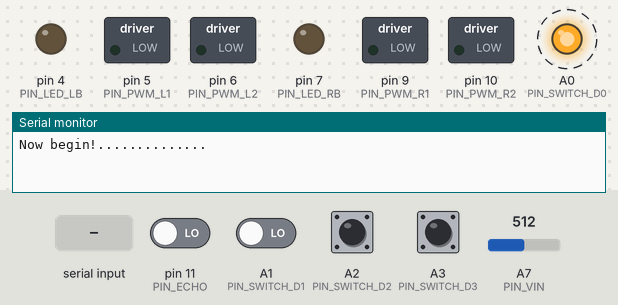
Simulated run of this sketch. Board: Arduino Nano, built with avr-gcc and run on an emulated ATmega328P. Parts: switched loads named in the sketch (green lamp = pin HIGH), output pins drawn as LEDs (lit = HIGH), the last lines printed to the serial monitor. Dashed ring = blinking. Inputs (shaded band) come from the test bench; at power-on: A1 (PIN_SWITCH_D1), A2 (PIN_SWITCH_D2), A3 (PIN_SWITCH_D3), pin 11 (PIN_ECHO) LOW, A7 (PIN_VIN) = 512. Pins used as bus, display or sensor lines are not drawn.

Above: at 5.7 s.
5.8 s: A1 (PIN_SWITCH_D1) driven LOW
8.0 s: "i90," received over Serial
At 9.25 s:
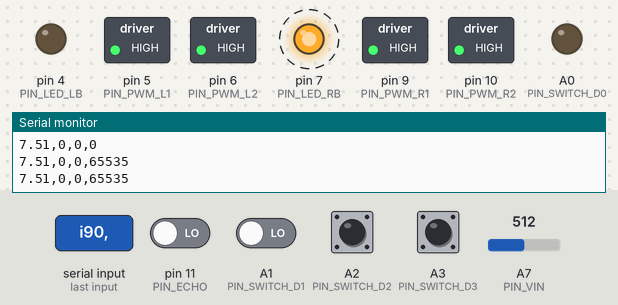
11.0 s: A2 (PIN_SWITCH_D2) pulled HIGH for 0.15 s
At 11.1 s:
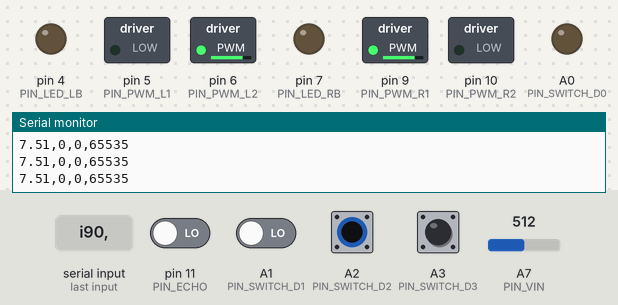
14.0 s: A3 (PIN_SWITCH_D3) pulled HIGH for 0.15 s
At 14.1 s:
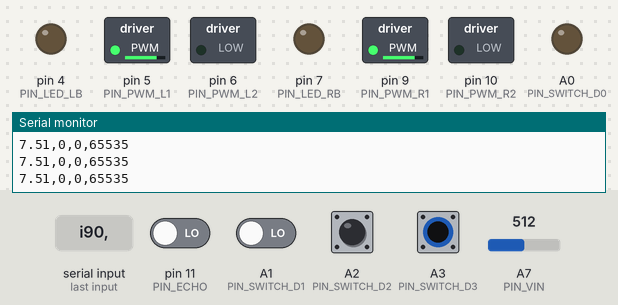
17.0 s: "c90," received over Serial
At 18.25 s:
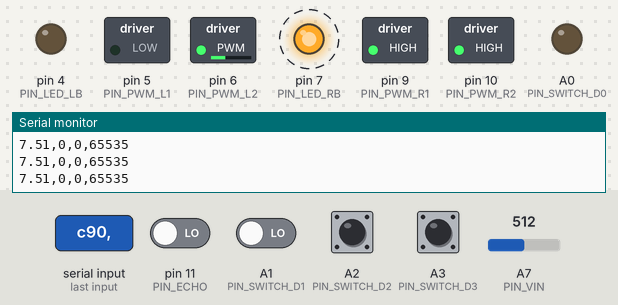
Timing chart, 0 to 21.0 s (numbered marks = the images above; inputs shaded):
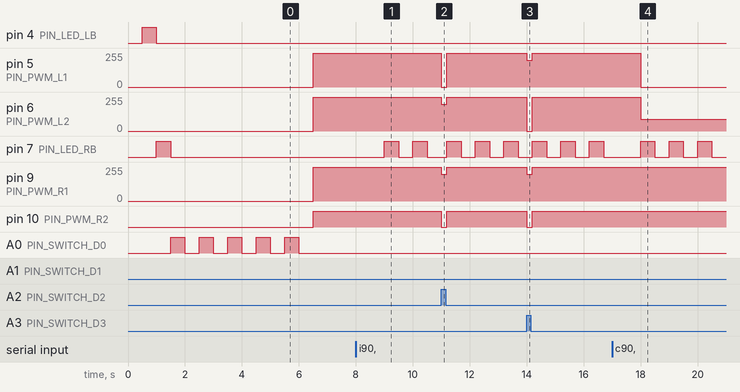

The sketch:

OpenBot_v2.ino
```cpp
//------------------------------------------------------//
// DEFINITIONS
//------------------------------------------------------//

// DO NOT CHANGE!
#define DIY 0
#define PCB_V1 1
#define PCB_V2 2

//------------------------------------------------------//
//SETTINGS
//------------------------------------------------------//

// 设置开关，当手机&电机电源都打开后，需要激活此开关才能开始
#define SWITCH 1

// Setup the OpenBot version (DIY,PCB_V1,PCB_V2)
#define OPENBOT DIY

// Enable/Disable voltage divider (1,0)
#define HAS_VOLTAGE_DIVIDER 1

// Enable/Disable indicators (1,0)
#define HAS_INDICATORS 1

// Enable/Disable speed sensors (1,0)
#define HAS_SPEED_SENSORS 1

// Enable/Disable sonar (1,0)
#define HAS_SONAR 1

// Enable/Disable median filter for sonar measurements (1,0)
#define USE_MEDIAN 1

// Enable/Disable OLED (1,0)
#define HAS_OLED 0

// Enable/Disable no phone mode (1,0)
// In no phone mode:
// - the motors will turn at 75% speed
// - the speed will be reduced if an obstacle is detected by the sonar sensor
// - the car will turn, if an obstacle is detected within STOP_THRESHOLD
// WARNING: If the sonar sensor is not setup, the car will go full speed forward!
#define NO_PHONE_MODE 0

//------------------------------------------------------//
// PINOUT
//------------------------------------------------------//

//Setup the pin definitions
#if (OPENBOT == DIY)
  #define PIN_PWM_L1 5
  #define PIN_PWM_L2 6
  #define PIN_PWM_R1 9
  #define PIN_PWM_R2 10
  #define PIN_SPEED_L 2
  #define PIN_SPEED_R 3
  #define PIN_VIN A7
  #define PIN_TRIGGER 12
  #define PIN_ECHO 11
  #define PIN_LED_LB 4
  #define PIN_LED_RB 7
#elif (OPENBOT == PCB_V1)
  #define PIN_PWM_L1 9
  #define PIN_PWM_L2 10
  #define PIN_PWM_R1 5
  #define PIN_PWM_R2 6
  #define PIN_SPEED_L 2
  #define PIN_SPEED_R 4
  #define PIN_VIN A7
  #define PIN_TRIGGER 3
  #define PIN_ECHO 3
  #define PIN_LED_LB 7
  #define PIN_LED_RB 8
#elif (OPENBOT == PCB_V2)
  #define PIN_PWM_L1 9
  #define PIN_PWM_L2 10
  #define PIN_PWM_R1 5
  #define PIN_PWM_R2 6
  #define PIN_SPEED_L 2
  #define PIN_SPEED_R 3
  #define PIN_VIN A7
  #define PIN_TRIGGER 4
  #define PIN_ECHO 4
  #define PIN_LED_LB 7
  #define PIN_LED_RB 8
#endif

//------------------------------------------------------//
// INITIALIZATION
//------------------------------------------------------//

#include <limits.h>
const unsigned int STOP_THRESHOLD = 12; //cm

#if SWITCH
  bool flag=1;
  #define PIN_SWITCH_D0 A0
  #define PIN_SWITCH_D1 A1
  #define PIN_SWITCH_D2 A2
  #define PIN_SWITCH_D3 A3
#endif

#if NO_PHONE_MODE
  int turn_direction = 0; // right
  const unsigned long TURN_DIRECTION_INTERVAL = 2000; // How frequently to change turn direction (ms).
  unsigned long turn_direction_timeout = 0;   // After timeout (ms), random turn direction is updated.
#endif

#if HAS_SPEED_SENSORS or HAS_SONAR
  #include <PinChangeInterrupt.h>
#endif

#if HAS_SONAR
  //Sonar sensor
  const float US_TO_CM = 0.01715; //cm/uS -> (343 * 100 / 1000000) / 2;
  const unsigned long PING_INTERVAL = 100; // How frequently to send out a ping (ms).
  unsigned long ping_timeout = 0;   // After timeout (ms), distance is set to maximum.
  volatile unsigned long start_time = 0; // Time when sending sonar pulse was sent
  volatile unsigned long echo_time = 0; // Time taken to receive echo
  unsigned int distance = UINT_MAX; //cm      65535 UINT_MAX
  unsigned int distance_estimate = UINT_MAX; //cm
  #if USE_MEDIAN
    const unsigned int distance_array_sz = 3;
    unsigned int distance_array[distance_array_sz]={};
    unsigned int distance_counter = 0;
  #endif
#else
  unsigned int distance_estimate = UINT_MAX; //cm
#endif

#if HAS_OLED
  #include <SPI.h>
  #include <Wire.h>
  #include <Adafruit_GFX.h>
  #include <Adafruit_SSD1306.h>

  const int OLED_RESET = -1; // not used
  Adafruit_SSD1306 display(OLED_RESET);

  // OLED Display SSD1306
  const unsigned int SCREEN_WIDTH = 128; // OLED display width, in pixels
  const unsigned int SCREEN_HEIGHT = 32; // OLED display height, in pixels
#endif

#if HAS_VOLTAGE_DIVIDER
  const unsigned int ADC_MAX = 1023;
  const unsigned int VREF = 5;
  //The voltage divider factor is computed as (R1+R2)/R2
  #if (OPENBOT == PCB_V1)
    const float VOLTAGE_DIVIDER_FACTOR = (100+33)/33;
  #else //DIY and PCB_V2
    const float VOLTAGE_DIVIDER_FACTOR = (20+10)/10;
  #endif
#endif

//Vehicle Control
int ctrl_left = 0;
int ctrl_right = 0;

//Voltage measurement
const unsigned int VIN_ARR_SZ = 10;
unsigned int vin_counter = 0;
unsigned int vin_array[VIN_ARR_SZ]={0};

//Speed sensor
const unsigned int DISK_HOLES = 20;
volatile int counter_left = 0;
volatile int counter_right = 0;

//Indicator Signal
const unsigned long INDICATOR_INTERVAL = 500; //Blinking rate of the indicator signal (ms).
unsigned long indicator_timeout = 0;
int indicator_val = 0;

//Serial communication
const unsigned long SEND_INTERVAL = 1000; // How frequently vehicle data is sent (ms).
unsigned long send_timeout = 0;
String inString = "";

//------------------------------------------------------//
// SETUP
//------------------------------------------------------//

void setup()
{
  //Outputs
  pinMode(PIN_PWM_L1,OUTPUT);
  pinMode(PIN_PWM_L2,OUTPUT);
  pinMode(PIN_PWM_R1,OUTPUT);
  pinMode(PIN_PWM_R2,OUTPUT);
  pinMode(PIN_LED_LB,OUTPUT);
  pinMode(PIN_LED_RB,OUTPUT);

  //Inputs
  pinMode(PIN_VIN,INPUT);
  pinMode(PIN_SPEED_L,INPUT);
  pinMode(PIN_SPEED_R,INPUT);
  pinMode(PIN_SWITCH_D0,INPUT);
  pinMode(PIN_SWITCH_D1,INPUT);
  pinMode(PIN_SWITCH_D2,INPUT);
  pinMode(PIN_SWITCH_D3,INPUT);

  Serial.begin(115200,SERIAL_8N1); //8 data bits, no parity, 1 stop bit
  send_timeout = millis() + SEND_INTERVAL; //wait for one interval to get readings

  #if HAS_SPEED_SENSORS
    attachPinChangeInterrupt(digitalPinToPinChangeInterrupt(PIN_SPEED_L), update_speed_left, FALLING);
    attachPinChangeInterrupt(digitalPinToPinChangeInterrupt(PIN_SPEED_R), update_speed_right, FALLING);
  #endif

  //Initialize with the I2C addr 0x3C
  #if HAS_OLED
    display.begin(SSD1306_SWITCHCAPVCC, 0x3C);
  #endif

  //Test sequence for indicator LEDs
  #if HAS_INDICATORS
    digitalWrite(PIN_LED_LB,LOW);
    digitalWrite(PIN_LED_RB,LOW);
    delay(500);
    digitalWrite(PIN_LED_LB,HIGH);
    delay(500);
    digitalWrite(PIN_LED_LB,LOW);
    digitalWrite(PIN_LED_RB,HIGH);
    delay(500);
    digitalWrite(PIN_LED_RB,LOW);
  #endif

  Serial.println("Now begin!..............");
}

//------------------------------------------------------//
// MAIN LOOP
//------------------------------------------------------//

void loop() {
  #if SWITCH
    if(flag==1){
      while(digitalRead(PIN_SWITCH_D0)==0){//如果开关不启动，则不执行下方功能
//        Serial.println("Wait for switch!");delay(1);
      }
      flag=0;//结束该功能
      pinMode(PIN_SWITCH_D0,1);
      for(int i=0;i<5;i++){
        digitalWrite(PIN_SWITCH_D0,1);delay(500);
        digitalWrite(PIN_SWITCH_D0,0);delay(500);
      }
    }
    if(digitalRead(PIN_SWITCH_D1)==1){
      analogWrite(PIN_PWM_L1,200);
      analogWrite(PIN_PWM_L2,0);
      analogWrite(PIN_PWM_R1,0);
      analogWrite(PIN_PWM_R2,200);

      delay(200);

      analogWrite(PIN_PWM_L1,0);
      analogWrite(PIN_PWM_L2,0);
      analogWrite(PIN_PWM_R1,0);
      analogWrite(PIN_PWM_R2,0);
    }
    if(digitalRead(PIN_SWITCH_D2)==1){
      analogWrite(PIN_PWM_L1,0);
      analogWrite(PIN_PWM_L2,200);
      analogWrite(PIN_PWM_R1,200);
      analogWrite(PIN_PWM_R2,0);

      delay(200);

      analogWrite(PIN_PWM_L1,0);
      analogWrite(PIN_PWM_L2,0);
      analogWrite(PIN_PWM_R1,0);
      analogWrite(PIN_PWM_R2,0);
    }
    if(digitalRead(PIN_SWITCH_D3)==1){
      analogWrite(PIN_PWM_L1,200);
      analogWrite(PIN_PWM_L2,0);
      analogWrite(PIN_PWM_R1,200);
      analogWrite(PIN_PWM_R2,0);

      delay(200);

      analogWrite(PIN_PWM_L1,0);
      analogWrite(PIN_PWM_L2,0);
      analogWrite(PIN_PWM_R1,0);
      analogWrite(PIN_PWM_R2,0);
    }
  #endif

  #if HAS_VOLTAGE_DIVIDER
    //Measure voltage
    vin_array[vin_counter%VIN_ARR_SZ] = analogRead(PIN_VIN);
    vin_counter++;
  #endif

  #if HAS_SONAR
    //Measure distance every PING_INTERVAL
    if (millis() >= ping_timeout) {
      ping_timeout = ping_timeout + PING_INTERVAL;
      if (echo_time == 0) { //No echo received
        distance = UINT_MAX;
      }
      else
      {
        distance = echo_time * US_TO_CM;
      }
      #if USE_MEDIAN
        distance_array[distance_counter%distance_array_sz] = distance;
        distance_counter++;
        distance_estimate = get_median(distance_array, distance_array_sz);
      #else
        distance_estimate = distance;
      #endif
      send_ping();  //超声波测距，不用库，相当于重写，还用了模拟中断，嗯，
    }
  #endif

  // Send vehicle measurments to serial every SEND_INTERVAL
  if (millis() >= send_timeout) {
    send_vehicle_data();
    send_timeout = millis() + SEND_INTERVAL;
  }

  #if HAS_INDICATORS
    // Check indicator signal every INDICATOR_INTERVAL
    if (millis() >= indicator_timeout) {
      update_indicators();
      indicator_timeout = millis() + INDICATOR_INTERVAL;
    }
  #endif

  #if (NO_PHONE_MODE)
    if (millis() > turn_direction_timeout)
    {
      turn_direction_timeout = millis() + TURN_DIRECTION_INTERVAL;
      turn_direction = random(2); //Generate random number in the range [0,1]
    }
    // drive forward
    if (distance_estimate > 4*STOP_THRESHOLD) {
      ctrl_left = distance_estimate;
      ctrl_right = ctrl_left;
      digitalWrite(PIN_LED_LB, LOW);
      digitalWrite(PIN_LED_RB, LOW);
    }
    // turn slightly
    else if (distance_estimate > 2*STOP_THRESHOLD) {
      ctrl_left = distance_estimate;
      ctrl_right = ctrl_left - 3*STOP_THRESHOLD;
    }
    // turn strongly
    else if (distance_estimate > STOP_THRESHOLD) {
      ctrl_left = 192;
      ctrl_right = - 192;
    }
    // drive backward slowly
    else {
        ctrl_left = -96;
        ctrl_right = -96;
        digitalWrite(PIN_LED_LB, HIGH);
        digitalWrite(PIN_LED_RB, HIGH);
    }
    // flip controls if needed and set indicator light
    if (ctrl_left != ctrl_right) {
      if (turn_direction > 0) {
        int temp = ctrl_left;
        ctrl_left = ctrl_right;
        ctrl_right = temp;
        digitalWrite(PIN_LED_LB, HIGH);
        digitalWrite(PIN_LED_RB, LOW);
      }
      else {
        digitalWrite(PIN_LED_LB, LOW);
        digitalWrite(PIN_LED_RB, HIGH);
      }
    }
    // enforce limits
    ctrl_left = ctrl_left > 0 ? max(64, min(ctrl_left, 192)) : min(-64, max(ctrl_left, -192));
    ctrl_right = ctrl_right > 0 ? max(64, min(ctrl_right, 192)) : min(-64, max(ctrl_right, -192));

  #else // Wait for messages from the phone
    if (Serial.available() > 0) {
      read_msg();
    }
    if (distance_estimate < STOP_THRESHOLD) {
      if (ctrl_left > 0) ctrl_left = 0;
      if (ctrl_right > 0) ctrl_right = 0;
    }
  #endif

  update_left_motors();
  update_right_motors();
}


//------------------------------------------------------//
// FUNCTIONS
//------------------------------------------------------//

void update_left_motors() {
    if (ctrl_left < 0) {
      analogWrite(PIN_PWM_L1,-ctrl_left);
      analogWrite(PIN_PWM_L2,0);
    }
    else if (ctrl_left > 0) {
      analogWrite(PIN_PWM_L1,0);
      analogWrite(PIN_PWM_L2,ctrl_left);
    }
    else { //Motor brake
      analogWrite(PIN_PWM_L1,255);
      analogWrite(PIN_PWM_L2,255);
    }
}

void update_right_motors() {
    if (ctrl_right < 0) {
      analogWrite(PIN_PWM_R1,-ctrl_right);
      analogWrite(PIN_PWM_R2,0);
    }
    else if (ctrl_right > 0) {
      analogWrite(PIN_PWM_R1,0);
      analogWrite(PIN_PWM_R2,ctrl_right);
    }
    else { //Motor brake
      analogWrite(PIN_PWM_R1,255);
      analogWrite(PIN_PWM_R2,255);
    }
}

void read_msg() {
  if (Serial.available()) {
    char inChar = Serial.read();
    switch (inChar) {
      case 'c':
        ctrl_left = Serial.readStringUntil(',').toInt();
        ctrl_right = Serial.readStringUntil('\n').toInt();
        break;
      case 'i':
        indicator_val = Serial.readStringUntil('\n').toInt();
        break;
      default:
        break;
    }
  }
}

void send_vehicle_data() {
  float voltage_value = get_voltage();
  int ticks_left = counter_left;
  counter_left = 0;
  int ticks_right = counter_right;
  counter_right = 0;

  #if (NO_PHONE_MODE || HAS_OLED)
    float rpm_factor = 60.0*(1000.0/SEND_INTERVAL)/(DISK_HOLES);
    float rpm_left = ticks_left*rpm_factor;
    float rpm_right = ticks_right*rpm_factor;
  #endif
  #if (NO_PHONE_MODE)
    Serial.print("Voltage: "); Serial.println(voltage_value, 2);
    Serial.print("Left RPM: "); Serial.println(rpm_left, 0);
    Serial.print("Right RPM: "); Serial.println(rpm_right, 0);
    Serial.print("Distance: "); Serial.println(distance_estimate);
    Serial.println("------------------");
  #else
    Serial.print(voltage_value);
    Serial.print(",");
    Serial.print(ticks_left);
    Serial.print(",");
    Serial.print(ticks_right);
    Serial.print(",");
    Serial.print(distance_estimate);
    Serial.println();
  #endif

  #if HAS_OLED
    // Set display information
    drawString(
      "Voltage:    " + String(voltage_value,2),
      "Left RPM:  " + String(rpm_left,0),
      "Right RPM: " + String(rpm_right, 0),
      "Distance:   " + String(distance_estimate));
  #endif
}

#if HAS_VOLTAGE_DIVIDER
  float get_voltage () {
    unsigned long array_sum = 0;
    unsigned int array_size = min(VIN_ARR_SZ,vin_counter);
    for(unsigned int index = 0; index < array_size; index++)
    {
      array_sum += vin_array[index];
    }
    return float(array_sum)/array_size/ADC_MAX*VREF*VOLTAGE_DIVIDER_FACTOR;
  }
#else
  float get_voltage () {
    return -1;
  }
#endif

#if HAS_INDICATORS
  void update_indicators() {
    if (indicator_val < 0) {
      digitalWrite(PIN_LED_LB, !digitalRead(PIN_LED_LB));
      digitalWrite(PIN_LED_RB, 0);
    }
    else if (indicator_val > 0) {
      digitalWrite(PIN_LED_LB, 0);
      digitalWrite(PIN_LED_RB, !digitalRead(PIN_LED_RB));
    }
    else {
      digitalWrite(PIN_LED_LB, 0);
      digitalWrite(PIN_LED_RB, 0);
    }
  }
#endif

#if HAS_OLED
// Function for drawing a string on the OLED display
void drawString(String line1, String line2, String line3, String line4) {
  display.clearDisplay();
  // set text color
  display.setTextColor(WHITE);
  // set text size
  display.setTextSize(1);
  // set text cursor position
  display.setCursor(1,0);
  // show text
  display.println(line1);
  display.setCursor(1,8);
  // show text
  display.println(line2);
  display.setCursor(1,16);
  // show text
  display.println(line3);
  display.setCursor(1,24);
  // show text
  display.println(line4);
  display.display();
}
#endif

#if USE_MEDIAN
  unsigned int get_median(unsigned int a[], unsigned int sz) {
    //bubble sort
    for(unsigned int i=0; i<(sz-1); i++) {
      for(unsigned int j=0; j<(sz-(i+1)); j++) {
        if(a[j] > a[j+1]) {
            unsigned int t = a[j];
            a[j] = a[j+1];
            a[j+1] = t;
        }
      }
    }
    return a[sz/2];
  }
#endif

//------------------------------------------------------//
// INTERRUPT SERVICE ROUTINES (ISR)
//------------------------------------------------------//

#if HAS_SPEED_SENSORS
  // ISR: Increment speed sensor counter (right)
  void update_speed_left() {
    if (ctrl_left < 0) {
      counter_left--;
    }
    else if (ctrl_left > 0) {
      counter_left++;
    }
  }

  // ISR: Increment speed sensor counter (right)
  void update_speed_right() {
    if (ctrl_right < 0) {
      counter_right--;
    }
    else if (ctrl_right > 0){
      counter_right++;
    }
  }
#endif

#if HAS_SONAR
  // Send pulse by toggling trigger pin
  void send_ping() {
    detachPinChangeInterrupt(digitalPinToPinChangeInterrupt(PIN_ECHO));
    echo_time = 0;
    pinMode(PIN_TRIGGER,OUTPUT);
    digitalWrite(PIN_TRIGGER, LOW);
    delayMicroseconds(5);
    digitalWrite(PIN_TRIGGER, HIGH);
    delayMicroseconds(10);
    digitalWrite(PIN_TRIGGER, LOW);
    pinMode(PIN_ECHO,INPUT);
    attachPinChangeInterrupt(digitalPinToPinChangeInterrupt(PIN_ECHO), start_timer, RISING);
  }
  // ISR: Start timer to measure the time it takes for the pulse to return
  void start_timer() {
    start_time = micros();
    attachPinChangeInterrupt(digitalPinToPinChangeInterrupt(PIN_ECHO), stop_timer, FALLING);
  }
  // ISR: Stop timer and record the time
  void stop_timer() {
    echo_time = micros() - start_time;
    }
#endif
```

Measured:
- after the input at 8.0 s, pin 7 (PIN_LED_RB): alternates HIGH for 0.50 s and LOW for 0.50 s, starting after 1.0 s
- after the input at 11.0 s, pin 5 (PIN_PWM_L1): 255/255 → 0/255 at once, → 255/255 0.20 s later; pin 6 (PIN_PWM_L2), pin 9 (PIN_PWM_R1): 255/255 → 200/255 at once, → 255/255 0.20 s later; pin 10 (PIN_PWM_R2): HIGH → LOW at once, → HIGH 0.20 s later
- after the input at 14.0 s, pin 5 (PIN_PWM_L1), pin 9 (PIN_PWM_R1): 255/255 → 200/255 at once, → 255/255 0.20 s later; pin 6 (PIN_PWM_L2): 255/255 → 0/255 at once, → 255/255 0.20 s later; pin 10 (PIN_PWM_R2): HIGH → LOW at once, → HIGH 0.20 s later
- after the input at 17.0 s, pin 5 (PIN_PWM_L1): 255/255 → 0/255 after 1.0 s; pin 6 (PIN_PWM_L2): 255/255 → 90/255 after 1.0 s
- by itself, A0 (PIN_SWITCH_D0): alternates HIGH for 0.50 s and LOW for 0.50 s
